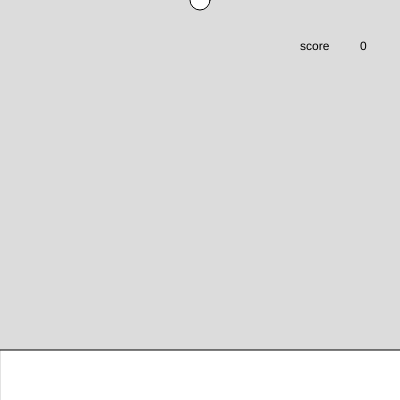
Frame 1 (no input)
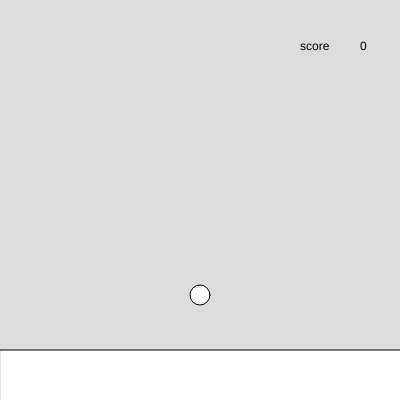
Frame 60 (no input)
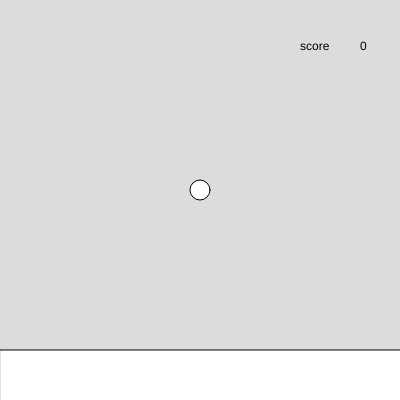
Frame 120 (the mouse pressed at the canvas centre since frame 60)

The p5.js sketch that drew these frames (run headless with seeded random() and noise() and a simulated clock; from frame 60 on, the mouse is pressed at the canvas centre):

// p5.js sketch
// ── sketch.js
var score = 0;
var ball = 0;
function setup() {
  createCanvas(400, 400);
}

function draw() {
  background(220);
  rect (0,350,999)
   ellipse(200, ball, 20, 20);
  ball = ball + 5;
  if (ball > 400) {
    ball = 0;
  }
  text(score, 360, 50);
  text("score", 300, 50);
}

function keyPressed() {
  if (key == 's' && ball > 350) {
    score = score + 25;
  }
  
  
  
  
  
  
  
}
